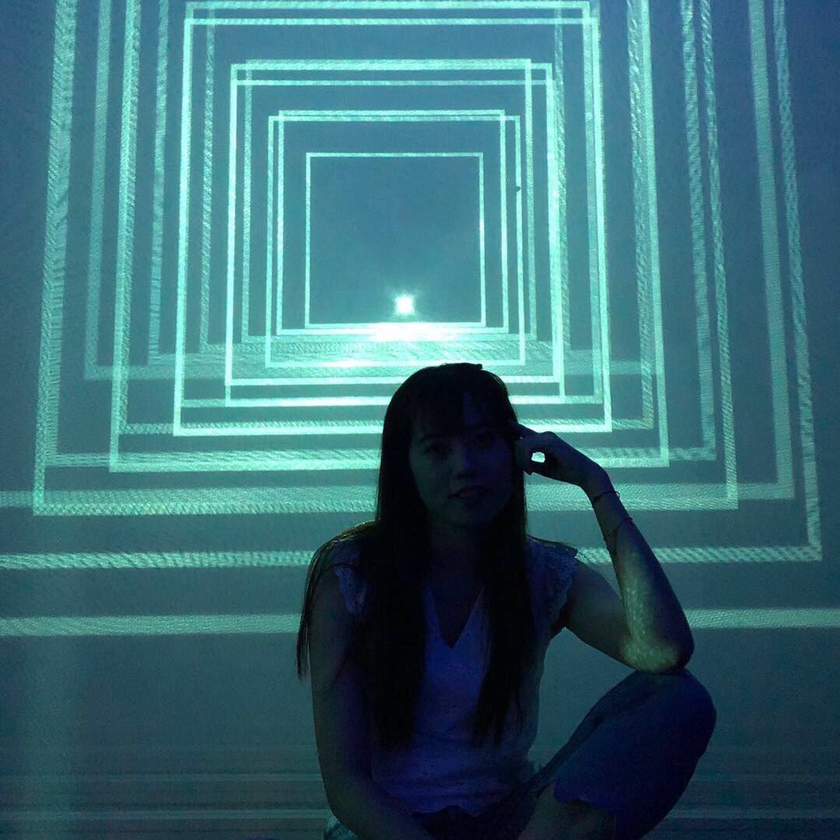
#> input picture ImageEqualization/data/webgirl.png, 840 x 840 px, shrunk from 1080 x 1080 before the run
$ python yhf_adaptive_qualization.py
#> lines starting #> are read from the running program, lines starting #| are printed output that depends on the picture
import numpy as np
import cv2

# Original Image
img_bgr = cv2.imread('./data/webgirl.png')
#> img_bgr is the input picture: shape (840, 840, 3); mean B, G, R 118.2, 108.7, 58.7
# Initialize the CLAHE adaptive equalizer
clahe = cv2.createCLAHE(clipLimit=2.0, tileGridSize=(8, 8))

# Method CLAHE
img_gray = cv2.cvtColor(img_bgr, cv2.COLOR_BGR2GRAY)
img_clahe = clahe.apply(img_gray)
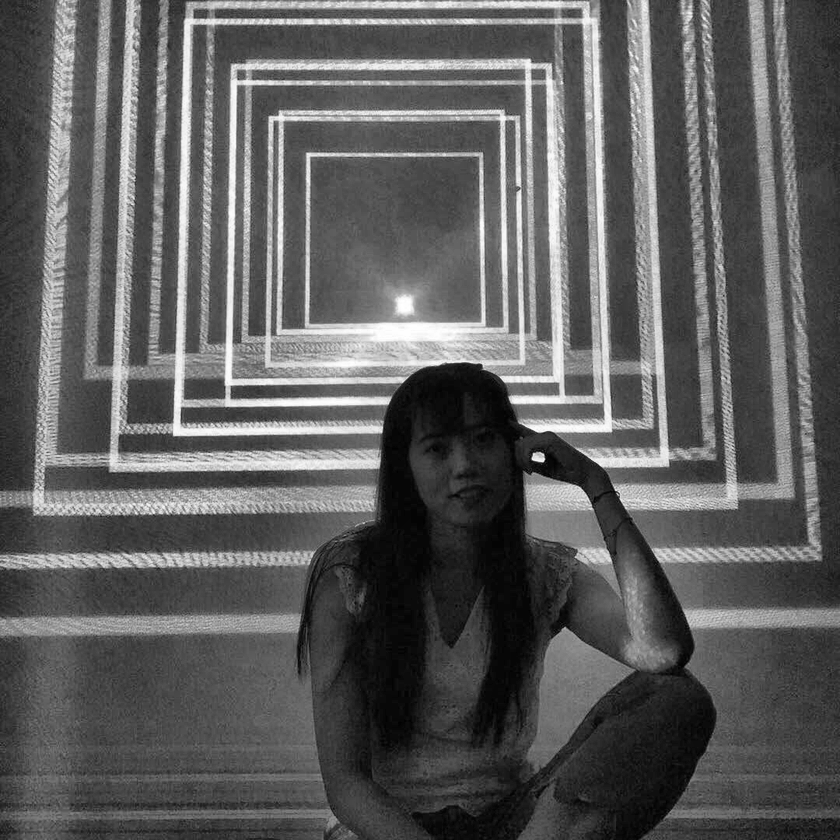
#> img_clahe: shape (840, 840); min 1, max 255, mean 93.2
cv2.imwrite('./result/image_clahe.jpg', img_clahe)

# Method CLAHE LAB
img_lab = cv2.cvtColor(img_bgr, cv2.COLOR_BGR2LAB)
#> img_lab: shape (840, 840, 3); mean of channels 0, 1, 2 106.8, 115, 117.4
l, a, b = cv2.split(img_lab)
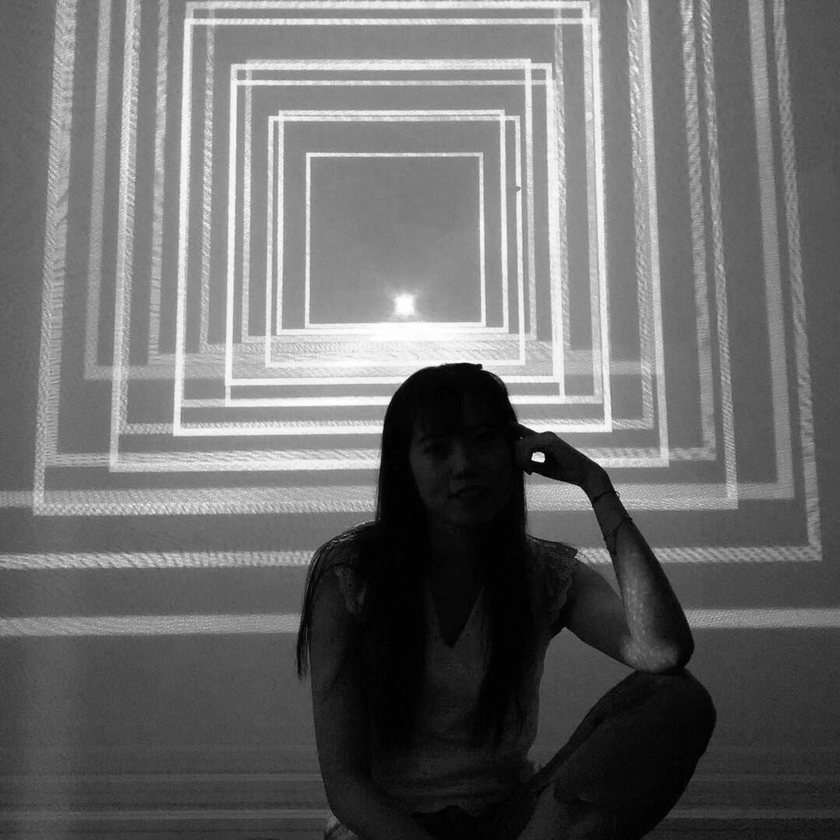
#> l: shape (840, 840); min 0, max 255, mean 106.8
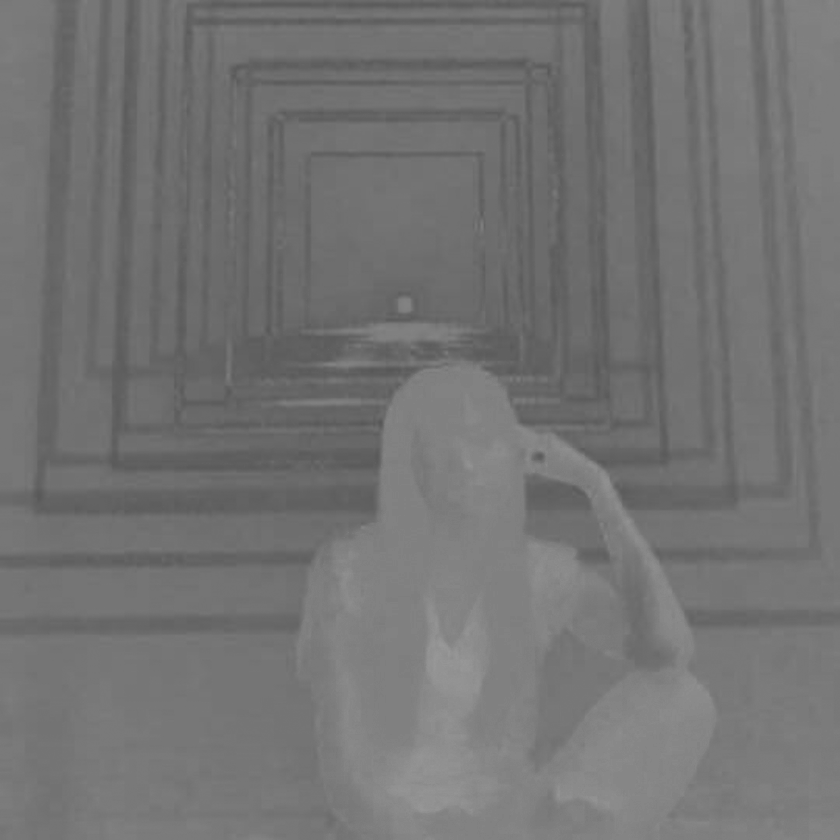
#> a: shape (840, 840); min 86, max 153, mean 115
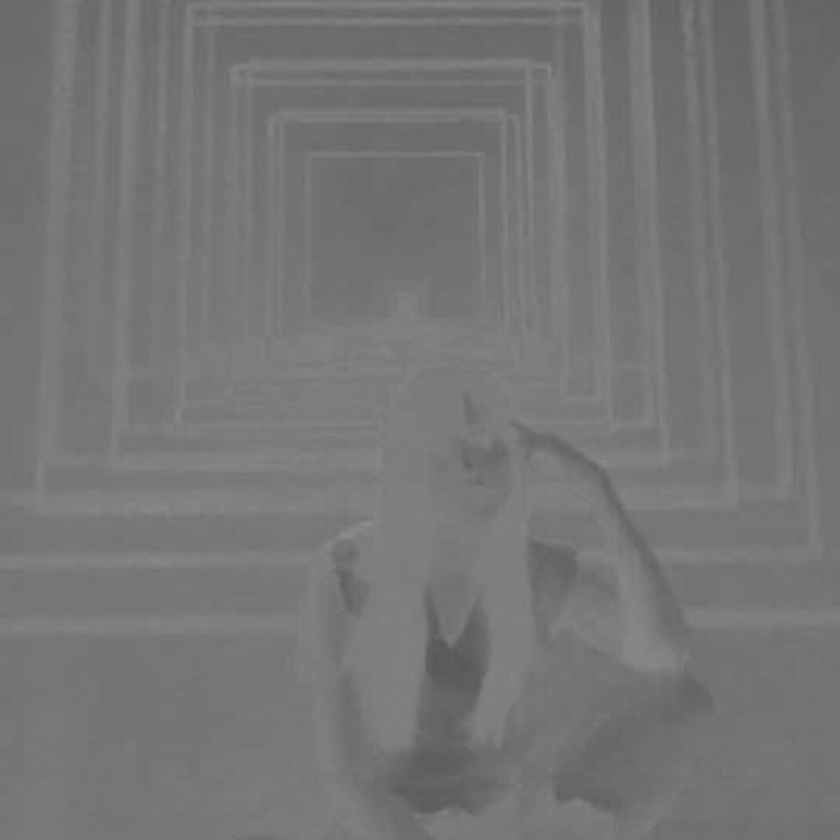
#> b: shape (840, 840); min 87, max 140, mean 117.4
l_eq = clahe.apply(l)
img_lab_eq = cv2.merge((l_eq, a, b))
#> img_lab_eq: shape (840, 840, 3); mean of channels 0, 1, 2 99.4, 115, 117.4
image_rgb = cv2.cvtColor(img_lab_eq, cv2.COLOR_LAB2BGR)
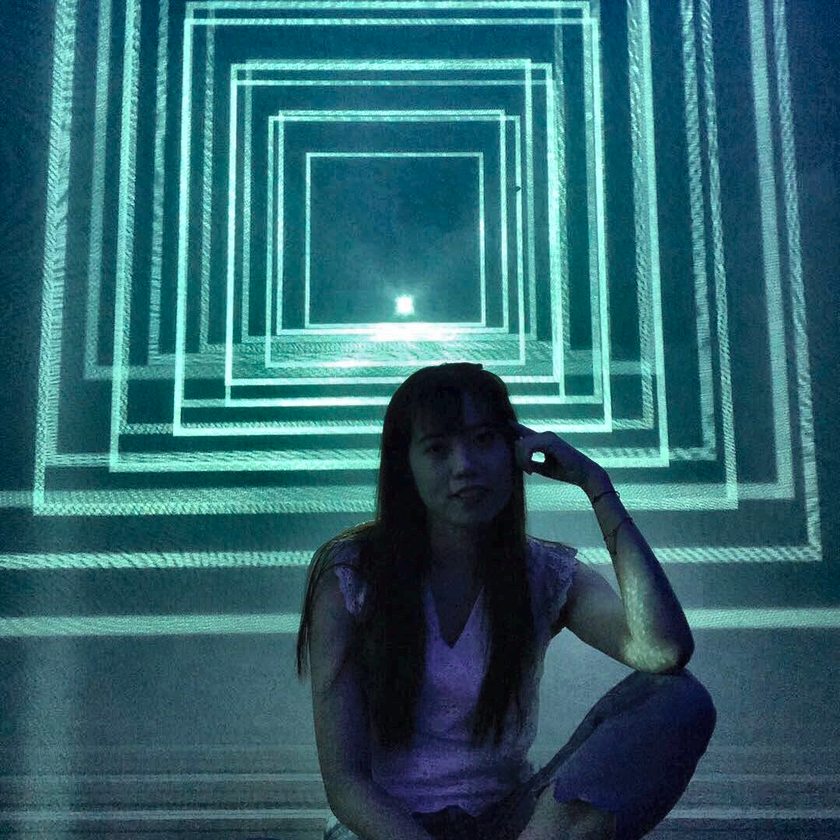
#> image_rgb: shape (840, 840, 3); mean B, G, R 110.5, 101.2, 48.2
cv2.imwrite('./result/image_clahe_lab.jpg', image_rgb)


# Method Equalization YUV
img_yuv = cv2.cvtColor(img_bgr, cv2.COLOR_BGR2YUV)
#> img_yuv: shape (840, 840, 3); mean of channels 0, 1, 2 94.8, 139.4, 96.3
img_yuv[:,:,0] = clahe.apply(img_yuv[:,:,0])
#> img_yuv: shape (840, 840, 3); mean of channels 0, 1, 2 93.2, 139.4, 96.3
img_output = cv2.cvtColor(img_yuv, cv2.COLOR_YUV2BGR)
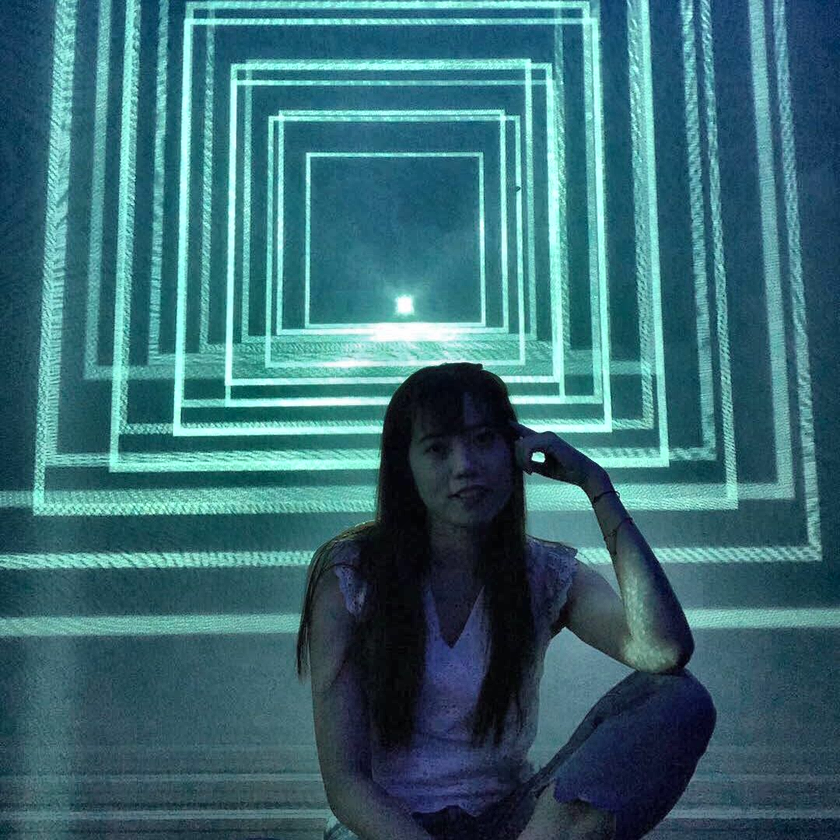
#> img_output: shape (840, 840, 3); mean B, G, R 116.2, 107, 57
cv2.imwrite('./result/image_clahe_yuv.jpg', img_output)
